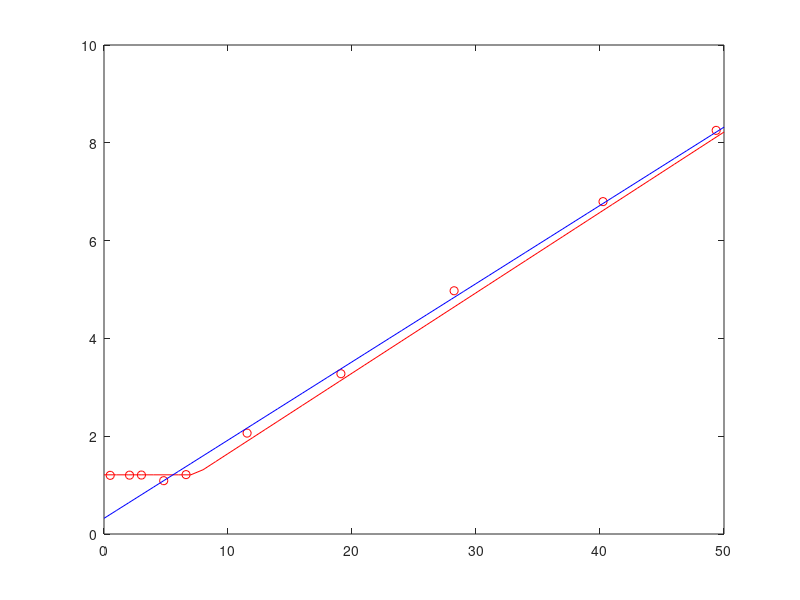

MATLAB code for this plot:
f_data = [
0.5002811212722751, 1.1996420006655129
2.0590698901905906, 1.2033711603997688
3.0183245172172466, 1.2056660279285438
4.815779509127838, 1.0903489346077535
6.615529368567204, 1.214271781161436
11.539741368429508, 2.063372766807035
19.10534589390828, 3.277644547968471
28.234328923362895, 4.974125368613102
40.24222326766188, 6.79711076178128
49.36891142958773, 8.254351642551438];

 % Freeman and Simoncelli, 2011
                    cf.slope = 0.1644; % receptive field diameter
                    cf.min = 1.21;
                    cf.intercept = 0;
%                     
%                 elseif strcmp(c.rfmodel, 'smirnakis')
%                     c.slope =  0.08; % in terms of sigma
%                     c.intercept = 0.16;
%                     c.min = 0;
%    end
                
ecc = 0:50;   
plot(f_data(:, 1), f_data(:, 2), 'ro'); hold on
    cf.rfsize = max((cf.slope .* [0:50]), cf.min)+cf.intercept;
    plot(ecc, cf.rfsize, 'r-');
    
    % 'smirnakis')
                  cs.slope =  0.08; % in terms of sigma
                     cs.intercept = 0.16;
                     cs.min = 0; 
      cs.rfsize = max((cs.slope .* [0:50]), cs.min)+cs.intercept;  
       plot(ecc, cs.rfsize*2, 'b-'); 
